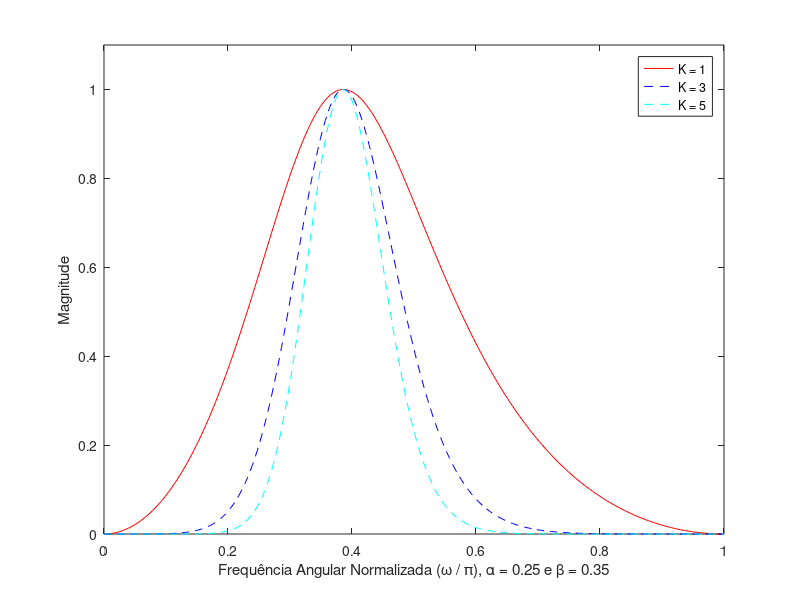
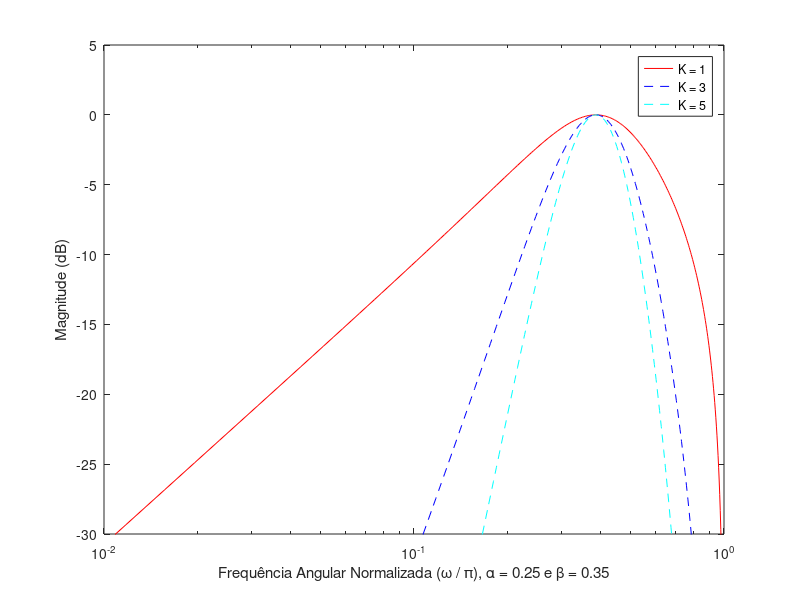

These figures' MATLAB source, in order:
% Plots em magnitude (Magnitude x Ω – frequência normalizada, 0 ≤ Ω ≤ 1) e em 
% decibéis (Ganho em dB x Ω – frequência normalizada, 10^-2 ≤ Ω ≤ 10^0) da resposta
% em frequência |HPB(ejw)|^2 de um Filtro Passa-Faixas IIR de ordem-K, para valores 
% de K = 1, 3 e 5, α = 0.25 e varie β = 0.35, wc = 0.4π.

w = 0:pi/255:pi;
alpha = 0.25;
beta = 0.35;
K1 = 1;
K2 = 3;
K3 = 5;
% Função
s = tf('s');
% Numerador
P1 = (((1-alpha)/2)*s^2-(1-alpha)/2);
P2 = (((1-alpha)/2)*s^2-(1-alpha)/2);
P3 = (((1-alpha)/2)*s^2-(1-alpha)/2);
% Denominador
Q1 = ((s^2)-(beta*(1+alpha)*s)+alpha);
Q2 = ((s^2)-(beta*(1+alpha)*s)+alpha);
Q3 = ((s^2)-(beta*(1+alpha)*s)+alpha);
% Coeficientes
[num1,den1] = tfdata((P1/Q1)^K1,'v');
[num2,den2] = tfdata((P2/Q2)^K2,'v');
[num3,den3] = tfdata((P3/Q3)^K3,'v');
%Resposta em frequencia
H1 = freqz(num1,den1,w);
H2 = freqz(num2,den2,w);
H3 = freqz(num3,den3,w);
% Cálculo da Magnitude
m1 = (abs(H1));
m2 = (abs(H2));
m3 = (abs(H3));
% Magnitude ao quadrado
n1 = (m1.^2);
n2 = (m2.^2);
n3 = (m3.^2);
% Cálculo da Magnitude em dB
dB1 = mag2db(m1);
dB2 = mag2db(m2);
dB3 = mag2db(m3);
% Plot da Resposta em Magnitude
figure(1); plot(w/pi,n1,'r-', w/pi,n2,'b--',w/pi,n3,'c--');
ylabel('Magnitude');
xlabel('Frequência Angular Normalizada (\omega / \pi), \alpha = 0.25 e \beta = 0.35');
legend('K = 1','K = 3','K = 5');
xlim([0 1]);
ylim([0 1.1]);
% Plot da Resposta em frequência em dB
figure(2); semilogx(w/pi,dB1,'r-', w/pi,dB2,'b--',w/pi,dB3,'c--');
ylabel('Magnitude (dB)');
xlabel('Frequência Angular Normalizada (\omega / \pi), \alpha = 0.25 e \beta = 0.35');
legend('K = 1','K = 3','K = 5');
xlim([0.01 1]);
ylim([-30 5]);
